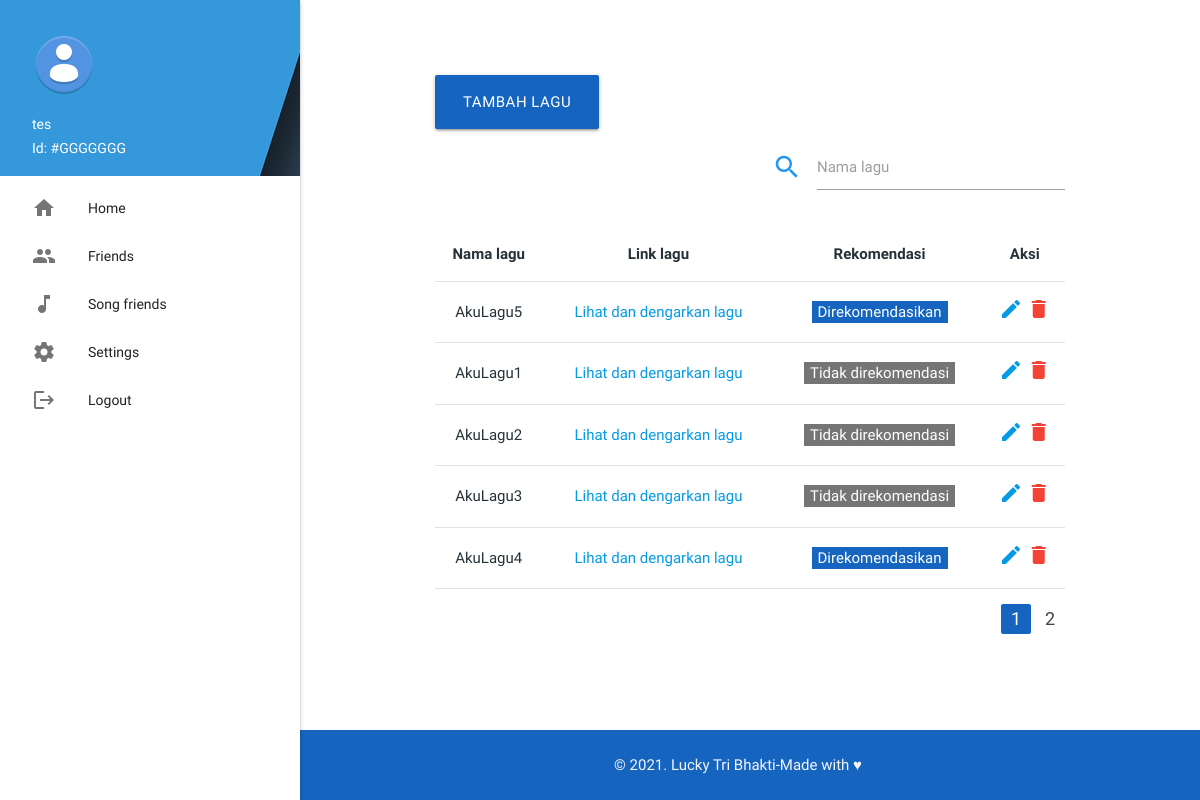
Page / (signed in) on the committed database.
### tables this page shows
CREATE TABLE `songs` (
  `id` int(255) UNSIGNED NOT NULL,
  `user_id` int(255) UNSIGNED NOT NULL,
  `song_name` varchar(100) DEFAULT NULL,
  `song_url` varchar(255) DEFAULT NULL,
  `song_is_recommended` tinyint(1) DEFAULT NULL,
  `created_at` datetime DEFAULT current_timestamp(),
  `updated_at` datetime DEFAULT current_timestamp()
);

### src/utils.php (called while the page is built, shortened)
<?php
function printString($string)
{
	return htmlspecialchars($string, ENT_QUOTES, 'UTF-8');
}

### index.php (the view, shortened to what this page needs)
<?php
include_once(dirname(__FILE__) . "/src/utils.php");
include_once(dirname(__FILE__) . "/src/db/DBConnection.php");
$query = "SELECT * FROM songs";
$result = mysqli_query($connection, $query);
$totalData = mysqli_num_rows($result);
$dataPerPage = 5;
$totalPage = ceil($totalData / $dataPerPage);
$activePage = isset($_GET["page"]) ? $_GET["page"] : 1;
$firstIndexLimit = ($dataPerPage * $activePage) - $dataPerPage;
$query = "SELECT * FROM songs WHERE user_id = '" . $_SESSION['user_id'] . "' LIMIT $firstIndexLimit, $dataPerPage";
$result = mysqli_query($connection, $query);
?>
<?php include_once(dirname(__FILE__) . "/src/template/header.php") ?>
<div class="container" style="margin-top: 5em">
	<div>
		<a href="src/pages/song/create.php" class="btn btn-large blue darken-3">Tambah lagu</a>
	</div>
	<div class="right">
		<div class="input-field" style="margin-bottom: 2em">
			<i class="material-icons prefix blue-text">search</i>
			<input id="search-field" type="text" name="search_field">
			<label for="search-field">Nama lagu</label>
		</div>
	</div>
	<table class="stripped centered" style="margin-top: 1em">
		<thead>
			<tr>
				<th>Nama lagu</th>
				<th>Link lagu</th>
				<th>Rekomendasi</th>
				<th>Aksi</th>
			</tr>
		</thead>
		<tbody id="song-table-body">
			<?php if (mysqli_num_rows($result) == 0) : ?>
				<tr>
					<td colspan="4">Tidak ada data</td>
				</tr>
			<?php else : ?>
				<?php while ($data = mysqli_fetch_assoc($result)) : ?>
					<tr>
						<td><?= printString($data["song_name"]) ?></td>
						<td>
							<a href="<?= $data["song_url"] ?>" target="_blank">
								Lihat dan dengarkan lagu
							</a>
						</td>
						<td>
							<?= printString($data["song_is_recommended"]) ? '<span class="badge blue darken-3 white-text rounded">Direkomendasikan</span>' : '<span class="badge grey darken-1 white-text">Tidak direkomendasi</span>' ?>
						</td>
						<td>
							<a href="/src/pages/song/edit.php?id=<?= $data['id'] ?>">
								<i class="material-icons">edit</i>
							</a>
							<a href="javascript:void(0)" class="red-text delete-button">
								<i class="material-icons">delete</i>
							</a>
						</td>
					</tr>
				<?php endwhile; ?>
			<?php endif; ?>
		</tbody>
	</table>
	<ul class="pagination right-align">
		<?php for($i = 1; $i <= $totalPage; $i++): ?>
			<li class="<?= $i == $activePage ? "active" : null; ?> waves-effect"><a href="?page=<?= $i ?>"><?= $i ?></a></li>
		<?php endfor; ?>
	</ul>
</div>
<?php include_once(dirname(__FILE__) . "/src/template/footer.php") ?>

### src/template/header.php (shortened to what this page needs)
<!DOCTYPE html>
<html>
<head>
	<link rel="stylesheet" href="/assets/css/materialize.min.css">
	<link rel="stylesheet" href="/assets/css/styles.css">
</head>
<body>
	<ul id="slide-out" class="sidenav sidenav-fixed">
		<li>
			<div class="user-view">
				<div class="background">
					<img src="/assets/img/background_1.png">
				</div>
				<a href="#user"><img class="circle" src="/assets/dist/photo/<?= $_SESSION['photo_profile']; ?>"></a>
				<a href="#name"><span class="white-text name"><?= $_SESSION["username"] ?></span></a>
				<a href="#email"><span class="white-text email">Id: <?= $_SESSION["unique_id"] ?></span></a>
			</div>
		</li>
		<li><a href="/"><i class="material-icons">home</i>Home</a></li>
		<li><a href="/src/pages/friend"><i class="material-icons">people</i>Friends</a></li>
		<li><a href="/src/pages/friend/listFriends.php"><i class="material-icons">music_note</i>Song friends</a></li>
		<li><a href="/src/pages/settings"><i class="material-icons">settings</i>Settings</a></li>
		<li><a href="/" id="logout-button"><i class="material-icons">logout</i>Logout</a></li>
	</ul>
	<main>

### src/template/footer.php
	</main>
	<footer>&copy; 2021. Lucky Tri Bhakti-Made with &hearts;</footer>
</body>
</html>

### assets/css/styles.css (style rules this page uses)
html { font-family: 'Quicksand', sans-serif; color: #263238; font-weight: 400; }
footer { position: absolute; bottom: 0; width: 100%; padding: 2% ; text-align: center; background-color: #1565c0; color: whitesmoke; }
main, footer { padding-left: 300px; }
.pagination .active { background-color: #1565c0 !important; }

### rows in the picture
songs: song_name "AkuLagu5", song_is_recommended "Direkomendasikan"
songs: song_name "AkuLagu1", song_is_recommended "Tidak direkomendasi"
songs: song_name "AkuLagu2", song_is_recommended "Tidak direkomendasi"
songs: song_name "AkuLagu3", song_is_recommended "Tidak direkomendasi"
songs: song_name "AkuLagu4", song_is_recommended "Direkomendasikan"

### other values in the picture
$_SESSION["username"] "tes"
$_SESSION["unique_id"] "#GGGGGGG"
